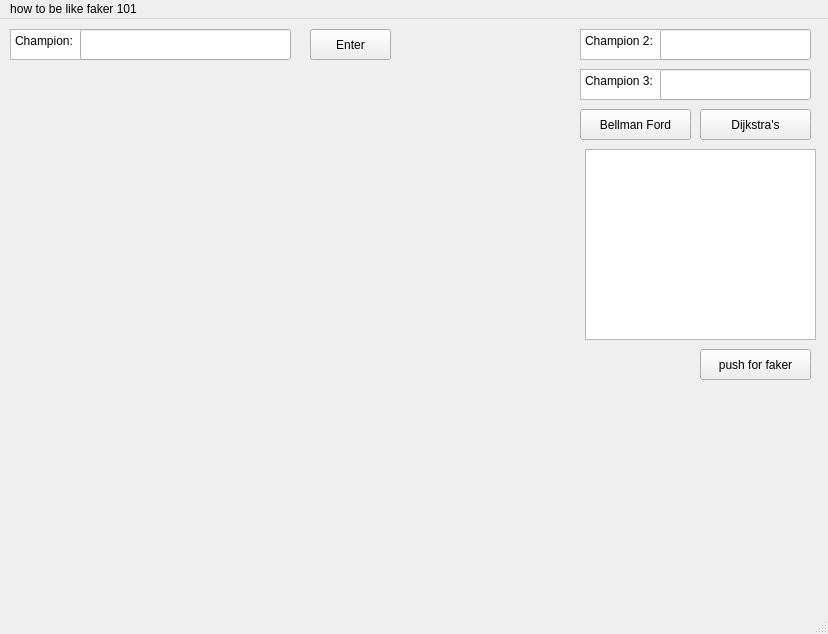
<?xml version="1.0" encoding="UTF-8"?>
<ui version="4.0">
 <class>MainWindow</class>
 <widget class="QMainWindow" name="MainWindow">
  <property name="geometry">
   <rect>
    <x>0</x>
    <y>0</y>
    <width>828</width>
    <height>634</height>
   </rect>
  </property>
  <property name="windowTitle">
   <string>MainWindow</string>
  </property>
  <widget class="QWidget" name="centralwidget">
   <widget class="QPushButton" name="loadChampions">
    <property name="geometry">
     <rect>
      <x>310</x>
      <y>10</y>
      <width>81</width>
      <height>31</height>
     </rect>
    </property>
    <property name="text">
     <string>Enter</string>
    </property>
   </widget>
   <widget class="QLineEdit" name="enterChampion">
    <property name="geometry">
     <rect>
      <x>80</x>
      <y>10</y>
      <width>211</width>
      <height>31</height>
     </rect>
    </property>
   </widget>
   <widget class="QTextBrowser" name="textBrowser">
    <property name="geometry">
     <rect>
      <x>10</x>
      <y>10</y>
      <width>181</width>
      <height>31</height>
     </rect>
    </property>
    <property name="html">
     <string>&lt;!DOCTYPE HTML PUBLIC &quot;-//W3C//DTD HTML 4.0//EN&quot; &quot;http://www.w3.org/TR/REC-html40/strict.dtd&quot;&gt;
&lt;html&gt;&lt;head&gt;&lt;meta name=&quot;qrichtext&quot; content=&quot;1&quot; /&gt;&lt;meta charset=&quot;utf-8&quot; /&gt;&lt;style type=&quot;text/css&quot;&gt;
p, li { white-space: pre-wrap; }
&lt;/style&gt;&lt;/head&gt;&lt;body style=&quot; font-family:'Segoe UI'; font-size:9pt; font-weight:400; font-style:normal;&quot;&gt;
&lt;p style=&quot; margin-top:0px; margin-bottom:0px; margin-left:0px; margin-right:0px; -qt-block-indent:0; text-indent:0px;&quot;&gt;Champion:&lt;/p&gt;&lt;/body&gt;&lt;/html&gt;</string>
    </property>
   </widget>
   <widget class="QPushButton" name="Dijkstras">
    <property name="geometry">
     <rect>
      <x>700</x>
      <y>90</y>
      <width>111</width>
      <height>31</height>
     </rect>
    </property>
    <property name="text">
     <string>Dijkstra's</string>
    </property>
   </widget>
   <widget class="QPushButton" name="BellmanFord">
    <property name="geometry">
     <rect>
      <x>580</x>
      <y>90</y>
      <width>111</width>
      <height>31</height>
     </rect>
    </property>
    <property name="text">
     <string>Bellman Ford</string>
    </property>
   </widget>
   <widget class="QPushButton" name="Faker">
    <property name="geometry">
     <rect>
      <x>700</x>
      <y>330</y>
      <width>111</width>
      <height>31</height>
     </rect>
    </property>
    <property name="text">
     <string>push for faker</string>
    </property>
   </widget>
   <widget class="QWidget" name="layoutWidget">
    <property name="geometry">
     <rect>
      <x>10</x>
      <y>370</y>
      <width>801</width>
      <height>221</height>
     </rect>
    </property>
    <layout class="QGridLayout" name="gridLayout_2">
     <item row="0" column="5">
      <widget class="QLabel" name="Champ6">
       <property name="text">
        <string/>
       </property>
      </widget>
     </item>
     <item row="0" column="1">
      <widget class="QLabel" name="Champ2">
       <property name="text">
        <string/>
       </property>
      </widget>
     </item>
     <item row="0" column="2">
      <widget class="QLabel" name="Champ3">
       <property name="text">
        <string/>
       </property>
      </widget>
     </item>
     <item row="0" column="4">
      <widget class="QLabel" name="Champ5">
       <property name="text">
        <string/>
       </property>
      </widget>
     </item>
     <item row="0" column="0">
      <widget class="QLabel" name="Champ1">
       <property name="text">
        <string/>
       </property>
      </widget>
     </item>
     <item row="0" column="3">
      <widget class="QLabel" name="Champ4">
       <property name="text">
        <string/>
       </property>
      </widget>
     </item>
    </layout>
   </widget>
   <widget class="QWidget" name="layoutWidget">
    <property name="geometry">
     <rect>
      <x>10</x>
      <y>60</y>
      <width>551</width>
      <height>291</height>
     </rect>
    </property>
    <layout class="QGridLayout" name="gridLayout">
     <item row="0" column="0">
      <widget class="QLabel" name="faker1">
       <property name="text">
        <string/>
       </property>
      </widget>
     </item>
     <item row="0" column="1">
      <widget class="QLabel" name="faker2">
       <property name="text">
        <string/>
       </property>
      </widget>
     </item>
    </layout>
    <zorder>faker2</zorder>
    <zorder>faker1</zorder>
   </widget>
   <widget class="QTextBrowser" name="textBrowser_2">
    <property name="geometry">
     <rect>
      <x>580</x>
      <y>10</y>
      <width>221</width>
      <height>31</height>
     </rect>
    </property>
    <property name="html">
     <string>&lt;!DOCTYPE HTML PUBLIC &quot;-//W3C//DTD HTML 4.0//EN&quot; &quot;http://www.w3.org/TR/REC-html40/strict.dtd&quot;&gt;
&lt;html&gt;&lt;head&gt;&lt;meta name=&quot;qrichtext&quot; content=&quot;1&quot; /&gt;&lt;meta charset=&quot;utf-8&quot; /&gt;&lt;style type=&quot;text/css&quot;&gt;
p, li { white-space: pre-wrap; }
&lt;/style&gt;&lt;/head&gt;&lt;body style=&quot; font-family:'Segoe UI'; font-size:9pt; font-weight:400; font-style:normal;&quot;&gt;
&lt;p style=&quot; margin-top:0px; margin-bottom:0px; margin-left:0px; margin-right:0px; -qt-block-indent:0; text-indent:0px;&quot;&gt;Champion 2:&lt;/p&gt;&lt;/body&gt;&lt;/html&gt;</string>
    </property>
   </widget>
   <widget class="QLineEdit" name="enterChampion_2">
    <property name="geometry">
     <rect>
      <x>660</x>
      <y>10</y>
      <width>151</width>
      <height>31</height>
     </rect>
    </property>
   </widget>
   <widget class="QTextBrowser" name="textBrowser_3">
    <property name="geometry">
     <rect>
      <x>580</x>
      <y>50</y>
      <width>221</width>
      <height>31</height>
     </rect>
    </property>
    <property name="html">
     <string>&lt;!DOCTYPE HTML PUBLIC &quot;-//W3C//DTD HTML 4.0//EN&quot; &quot;http://www.w3.org/TR/REC-html40/strict.dtd&quot;&gt;
&lt;html&gt;&lt;head&gt;&lt;meta name=&quot;qrichtext&quot; content=&quot;1&quot; /&gt;&lt;meta charset=&quot;utf-8&quot; /&gt;&lt;style type=&quot;text/css&quot;&gt;
p, li { white-space: pre-wrap; }
&lt;/style&gt;&lt;/head&gt;&lt;body style=&quot; font-family:'Segoe UI'; font-size:9pt; font-weight:400; font-style:normal;&quot;&gt;
&lt;p style=&quot; margin-top:0px; margin-bottom:0px; margin-left:0px; margin-right:0px; -qt-block-indent:0; text-indent:0px;&quot;&gt;Champion 3:&lt;/p&gt;&lt;/body&gt;&lt;/html&gt;</string>
    </property>
   </widget>
   <widget class="QLineEdit" name="enterChampion_3">
    <property name="geometry">
     <rect>
      <x>660</x>
      <y>50</y>
      <width>151</width>
      <height>31</height>
     </rect>
    </property>
   </widget>
   <widget class="QLabel" name="AlgorithmDisplay">
    <property name="geometry">
     <rect>
      <x>10</x>
      <y>140</y>
      <width>461</width>
      <height>201</height>
     </rect>
    </property>
    <property name="text">
     <string/>
    </property>
   </widget>
   <widget class="QTextBrowser" name="textBrowser_4">
    <property name="geometry">
     <rect>
      <x>585</x>
      <y>130</y>
      <width>231</width>
      <height>191</height>
     </rect>
    </property>
    <property name="html">
     <string>&lt;!DOCTYPE HTML PUBLIC &quot;-//W3C//DTD HTML 4.0//EN&quot; &quot;http://www.w3.org/TR/REC-html40/strict.dtd&quot;&gt;
&lt;html&gt;&lt;head&gt;&lt;meta name=&quot;qrichtext&quot; content=&quot;1&quot; /&gt;&lt;meta charset=&quot;utf-8&quot; /&gt;&lt;style type=&quot;text/css&quot;&gt;
p, li { white-space: pre-wrap; }
&lt;/style&gt;&lt;/head&gt;&lt;body style=&quot; font-family:'Segoe UI'; font-size:9pt; font-weight:400; font-style:normal;&quot;&gt;
&lt;p style=&quot;-qt-paragraph-type:empty; margin-top:0px; margin-bottom:0px; margin-left:0px; margin-right:0px; -qt-block-indent:0; text-indent:0px;&quot;&gt;&lt;br /&gt;&lt;/p&gt;&lt;/body&gt;&lt;/html&gt;</string>
    </property>
   </widget>
   <zorder>layoutWidget</zorder>
   <zorder>layoutWidget</zorder>
   <zorder>loadChampions</zorder>
   <zorder>textBrowser</zorder>
   <zorder>enterChampion</zorder>
   <zorder>Dijkstras</zorder>
   <zorder>BellmanFord</zorder>
   <zorder>Faker</zorder>
   <zorder>textBrowser_2</zorder>
   <zorder>enterChampion_2</zorder>
   <zorder>textBrowser_3</zorder>
   <zorder>enterChampion_3</zorder>
   <zorder>AlgorithmDisplay</zorder>
   <zorder>textBrowser_4</zorder>
  </widget>
  <widget class="QMenuBar" name="menubar">
   <property name="geometry">
    <rect>
     <x>0</x>
     <y>0</y>
     <width>828</width>
     <height>21</height>
    </rect>
   </property>
   <widget class="QMenu" name="menuLeague_of_Legends_Champion_Reccomdender">
    <property name="title">
     <string>how to be like faker 101</string>
    </property>
   </widget>
   <addaction name="menuLeague_of_Legends_Champion_Reccomdender"/>
  </widget>
  <widget class="QStatusBar" name="statusbar"/>
 </widget>
 <resources/>
 <connections>
  <connection>
   <sender>loadChampions</sender>
   <signal>clicked()</signal>
   <receiver>MainWindow</receiver>
   <slot>update()</slot>
   <hints>
    <hint type="sourcelabel">
     <x>300</x>
     <y>61</y>
    </hint>
    <hint type="destinationlabel">
     <x>553</x>
     <y>499</y>
    </hint>
   </hints>
  </connection>
  <connection>
   <sender>enterChampion</sender>
   <signal>textChanged(QString)</signal>
   <receiver>MainWindow</receiver>
   <slot>update()</slot>
   <hints>
    <hint type="sourcelabel">
     <x>132</x>
     <y>48</y>
    </hint>
    <hint type="destinationlabel">
     <x>183</x>
     <y>217</y>
    </hint>
   </hints>
  </connection>
 </connections>
</ui>
